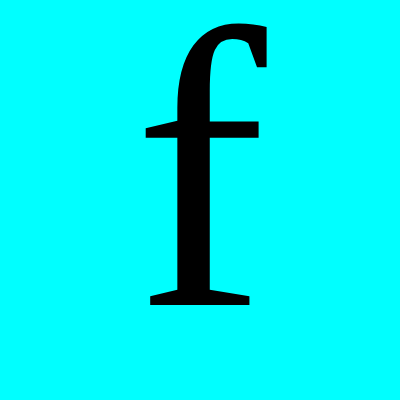
Frame 1 (no input)
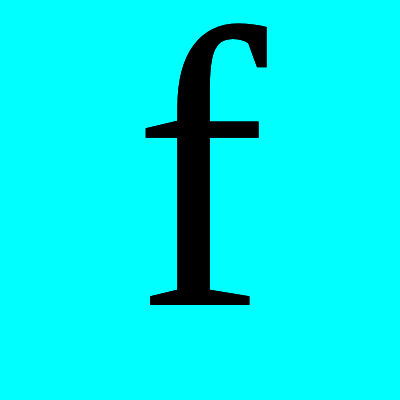
Frame 2 (the mouse pressed at the canvas centre, redrawn once)

The p5.js sketch that drew these frames (run headless with seeded random() and noise() and a simulated clock; the mouse was pressed at the canvas centre and the sketch redrawn once):

// p5.js sketch
// ── sketch.js
let textMask;
let myImage;

function setup() {
  createCanvas(400, 400);

  textMask = createGraphics(400, 400);
  noLoop()
}

function draw() {
  background('cyan');

  // textMask.background('white')
  textMask.fill('rgba(0, 0, 0, 1)');

  textMask.textAlign(CENTER, CENTER)
  textMask.textFont('Georgia')
  textMask.textSize(400)
  textMask.text('f', textMask.width/2, textMask.height/2);

  image(textMask, 0, 0, textMask.width);
}
